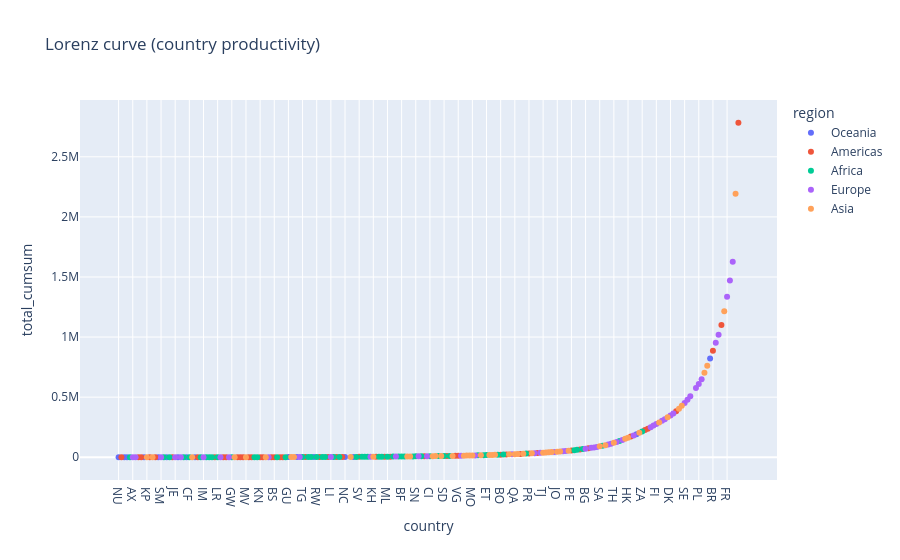

Notebook code cell kept with this figure:
### Code cell
df_plot = (
    df_country_stats
    .reset_index()
    .sort_values("total_articles")
    .assign(total_cumsum=lambda df: df.total_articles.cumsum())
)
px.scatter(df_plot, x="country", y="total_cumsum", color="region", category_orders={"country": df_plot["country"].tolist()},
           title="Lorenz curve (country productivity)")

### Figure 1 — Plotly figure (JSON) as saved in the notebook; plotly's stock layout.template omitted (floating-point values rounded to 4 significant figures; data arrays with more than 128 entries replaced by an {"elided": "..."} marker saying what was removed)
{"data": [{"hovertemplate": "region=Oceania<br>country=%{x}<br>total_cumsum=%{y}<extra></extra>", "legendgroup": "Oceania", "marker": {"color": "#636efa", "symbol": "circle"}, "mode": "markers", "name": "Oceania", "orientation": "v", "showlegend": true, "x": ["NU", "MP", "SB", "TO", "PW", "AS", "WS", "FM", "VU", "GU", "PF", "PG", "NC", "FJ", "NZ", "AU"], "xaxis": "x", "y": [1.0, 3.0, 4.0, 21.0, 49.0, 71.0, 108.0, 138.0, 173.0, 1068.0, 1235.0, 1621.0, 2544.0, 2884.0, 191500.0, 821800.0], "yaxis": "y", "type": "scatter"}, {"hovertemplate": "region=Americas<br>country=%{x}<br>total_cumsum=%{y}<extra></extra>", "legendgroup": "Americas", "marker": {"color": "#EF553B", "symbol": "circle"}, "mode": "markers", "name": "Americas", "orientation": "v", "showlegend": true, "x": ["SX", "LC", "VC", "SR", "AW", "DM", "MS", "AG", "CW", "BZ", "HT", "FK", "VI", "GF", "GY", "KN", "KY", "BM", "BS", "MQ", "GL", "GD", "HN", "BB", "NI", "DO", "SV", "GT", "PY", "GP", "JM", "TT", "PA", "VG", "BO", "EC", "UY", "PR", "CR", "PE", "CU", "VE", "CL", "CO", "AR", "MX", "BR", "CA", "US"], "xaxis": "x", "y": [2.0, 14.0, 17.0, 31.0, 42.0, 88.0, 186.0, 271.0, 324.0, 343.0, 423.0, 445.0, 469.0, 518.0, 543.0, 624.0, 658.0, 775.0, 819.0, 913.0, 964.0, 1415.0, 1769.0, 2005.0, 2252.0, 2442.0, 3151.0, 4182.0, 4755.0, 5162.0, 8225.0, 10730.0, 11840.0, 12260.0, 21410.0, 23050.0, 28010.0, 31670.0, 35670.0, 56300.0, 64520.0, 74060.0, 171800.0, 226200.0, 238000.0, 383200.0, 886800.0, 1101000.0, 2783000.0], "yaxis": "y", "type": "scatter"}, {"hovertemplate": "region=Africa<br>country=%{x}<br>total_cumsum=%{y}<extra></extra>", "legendgroup": "Africa", "marker": {"color": "#00cc96", "symbol": "circle"}, "mode": "markers", "name": "Africa", "orientation": "v", "showlegend": true, "x": ["GQ", "DJ", "SO", "GN", "CF", "TD", "MR", "CV", "SC", "LR", "GW", "SL", "ER", "LS", "SZ", "TG", "AO", "GA", "RW", "GM", "CG", "ST", "CD", "MU", "MG", "NE", "SS", "ZM", "BI", "ML", "MW", "LY", "BF", "BJ", "BW", "SN", "MZ", "CI", "ZW", "SD", "RE", "CM", "TZ", "ET", "UG", "GH", "KE", "MA", "DZ", "TN", "NG", "EG", "ZA"], "xaxis": "x", "y": [6.0, 63.0, 79.0, 128.0, 149.0, 199.0, 225.0, 239.0, 255.0, 288.0, 382.0, 569.0, 596.0, 865.0, 1015.0, 1354.0, 1478.0, 1548.0, 1694.0, 1845.0, 1925.0, 2166.0, 2346.0, 3017.0, 3291.0, 3456.0, 3632.0, 4367.0, 4555.0, 4958.0, 5383.0, 5833.0, 6065.0, 6315.0, 7099.0, 7378.0, 7940.0, 8809.0, 9726.0, 10390.0, 11070.0, 16010.0, 17260.0, 17920.0, 20620.0, 22220.0, 30410.0, 58710.0, 61520.0, 67640.0, 95180.0, 135900.0, 214500.0], "yaxis": "y", "type": "scatter"}, {"hovertemplate": "region=Europe<br>country=%{x}<br>total_cumsum=%{y}<extra></extra>", "legendgroup": "Europe", "marker": {"color": "#ab63fa", "symbol": "circle"}, "mode": "markers", "name": "Europe", "orientation": "v", "showlegend": true, "x": ["AX", "AD", "SM", "JE", "GI", "IM", "SJ", "VA", "FO", "MC", "LI", "ME", "AL", "MT", "MD", "MK", "BA", "IS", "LV", "BY", "LU", "LT", "EE", "BG", "RS", "SK", "SI", "HR", "UA", "HU", "RO", "IE", "CZ", "NO", "FI", "PT", "GR", "DK", "AT", "SE", "BE", "CH", "RU", "PL", "NL", "IT", "ES", "FR", "DE", "GB"], "xaxis": "x", "y": [8.0, 11.0, 56.0, 98.0, 118.0, 212.0, 306.0, 362.0, 733.0, 1294.0, 2085.0, 3814.0, 5607.0, 7658.0, 8512.0, 12740.0, 15420.0, 24820.0, 34310.0, 37070.0, 44540.0, 49850.0, 51890.0, 70780.0, 78020.0, 81990.0, 86050.0, 106000.0, 112300.0, 127300.0, 144600.0, 181500.0, 250600.0, 263300.0, 276100.0, 303300.0, 317000.0, 347800.0, 364500.0, 452300.0, 478300.0, 507300.0, 575600.0, 610500.0, 650000.0, 952300.0, 1018000.0, 1336000.0, 1470000.0, 1627000.0], "yaxis": "y", "type": "scatter"}, {"hovertemplate": "region=Asia<br>country=%{x}<br>total_cumsum=%{y}<extra></extra>", "legendgroup": "Asia", "marker": {"color": "#FFA15A", "symbol": "circle"}, "mode": "markers", "name": "Asia", "orientation": "v", "showlegend": true, "x": ["KP", "TL", "TM", "BT", "MV", "AF", "KG", "LA", "BN", "KH", "BH", "MM", "SY", "YE", "GE", "PS", "KZ", "UZ", "MN", "MO", "AZ", "NP", "OM", "AM", "KW", "QA", "LB", "LK", "CY", "TJ", "PH", "AE", "IQ", "JO", "VN", "BD", "SA", "PK", "TH", "ID", "HK", "MY", "SG", "IL", "TR", "IR", "KR", "IN", "JP", "CN"], "xaxis": "x", "y": [26.0, 36.0, 161.0, 402.0, 493.0, 694.0, 1122.0, 1177.0, 2764.0, 3998.0, 6569.0, 6826.0, 9109.0, 9411.0, 10060.0, 11430.0, 13230.0, 13760.0, 14280.0, 14850.0, 16640.0, 18580.0, 19230.0, 19900.0, 23930.0, 25810.0, 26890.0, 29150.0, 32950.0, 38470.0, 39910.0, 41430.0, 42980.0, 46150.0, 48000.0, 54020.0, 90580.0, 100000.0, 119800.0, 153500.0, 162600.0, 203000.0, 289500.0, 332400.0, 404400.0, 427900.0, 702800.0, 760500.0, 1214000.0, 2193000.0], "yaxis": "y", "type": "scatter"}], "layout": {"xaxis": {"anchor": "y", "domain": [0.0, 1.0], "title": {"text": "country"}, "categoryorder": "array", "categoryarray": {"elided": "220 str values"}}, "yaxis": {"anchor": "x", "domain": [0.0, 1.0], "title": {"text": "total_cumsum"}}, "legend": {"title": {"text": "region"}, "tracegroupgap": 0}, "title": {"text": "Lorenz curve (country productivity)"}}}
